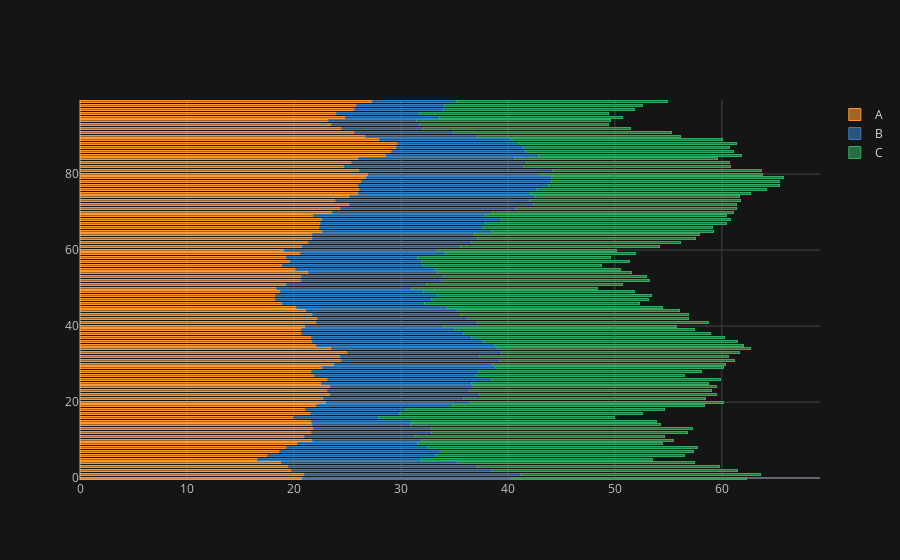

Source (notebook cell):
### Code cell
df.iplot(kind = 'barh', barmode='stack', bargap=0.5)
